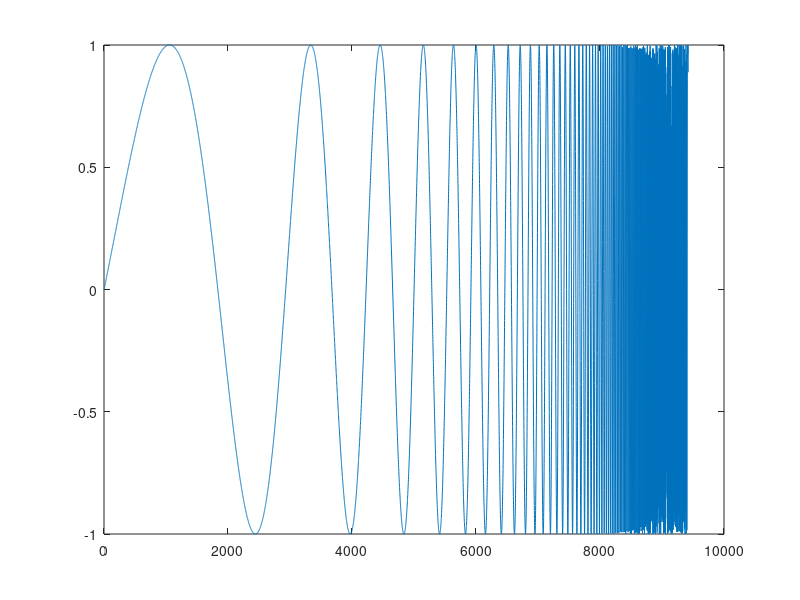

This figure's MATLAB source: (Note: this script raises an error after producing the figure.)
clear;

n=0:0.0001:1-1/10/(3)^(1/2);
fs=4096; %Hz
f=1./((1-n).^2);

xn=sin(2*pi*f);
figure(1);
plot(xn);
cwt(xn,fs);
% figure(20);
% [wt,f1]=cwt(xn,fs);
% 
% for z=1:length(n)
%     [max_val,max_ind(z)]=max(abs(wt(:,z)));
%     fz(z)=f1(max_ind(z));
% end
% plot(abs(fz));
% hold on;
% plot(f,'r');
% hold off;
% 
% rms_error_CWT=((sum((abs(fz)-f).^2))/length(f))^(1/2);
% 
